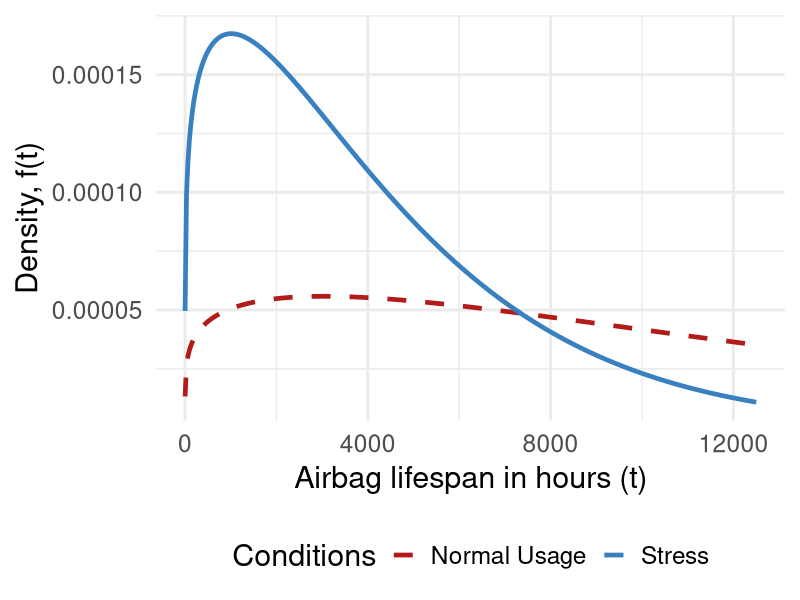

Here is the R script that generated this plot:
# slides_workshop_10_density.R ----------------------------------------------
#
# Feeds: Lesson 13 (Physical Acceleration Models) slides, the "stress gap" chart.
# Lifespan under stress is a Weibull; lifespan under normal use is the SAME
# distribution stretched by the linear acceleration rule
#   f_U(t) = (1/AF) * f_S(t/AF)      (AF = 3 here)
# Run from the top of the repo:
#   Rscript functions/slides_workshop_10_density.R
# Writes: docs-v3/images/slides/workshop-10/gen_density_stress.png

library(dplyr)
library(ggplot2)

af = 3
f_s = function(t){ dweibull(t, shape = 1.2, scale = 4500) }   # density under stress
f_u = function(t){ (1 / af) * f_s(t / af) }                   # density under normal use

data = tibble(t = seq(1, 12500, length.out = 400)) %>%
  mutate(Stress = f_s(t), `Normal Usage` = f_u(t)) %>%
  tidyr::pivot_longer(cols = c(Stress, `Normal Usage`), names_to = "Conditions", values_to = "density")

print(data %>% group_by(Conditions) %>% summarize(peak = max(density), at_t = t[which.max(density)]))

g = ggplot(data, aes(x = t, y = density, color = Conditions, linetype = Conditions)) +
  geom_line(linewidth = 1.6) +
  scale_color_manual(values = c(Stress = "#3880c0", `Normal Usage` = "#B31B1B")) +
  scale_linetype_manual(values = c(Stress = "solid", `Normal Usage` = "dashed")) +
  labs(x = "Airbag lifespan in hours (t)", y = "Density, f(t)") +
  theme_minimal(base_size = 22) + theme(legend.position = "bottom")

ggsave(g, filename = "docs-v3/images/slides/workshop-10/gen_density_stress.png",
       width = 7, height = 4.6, dpi = 200, bg = "white")
